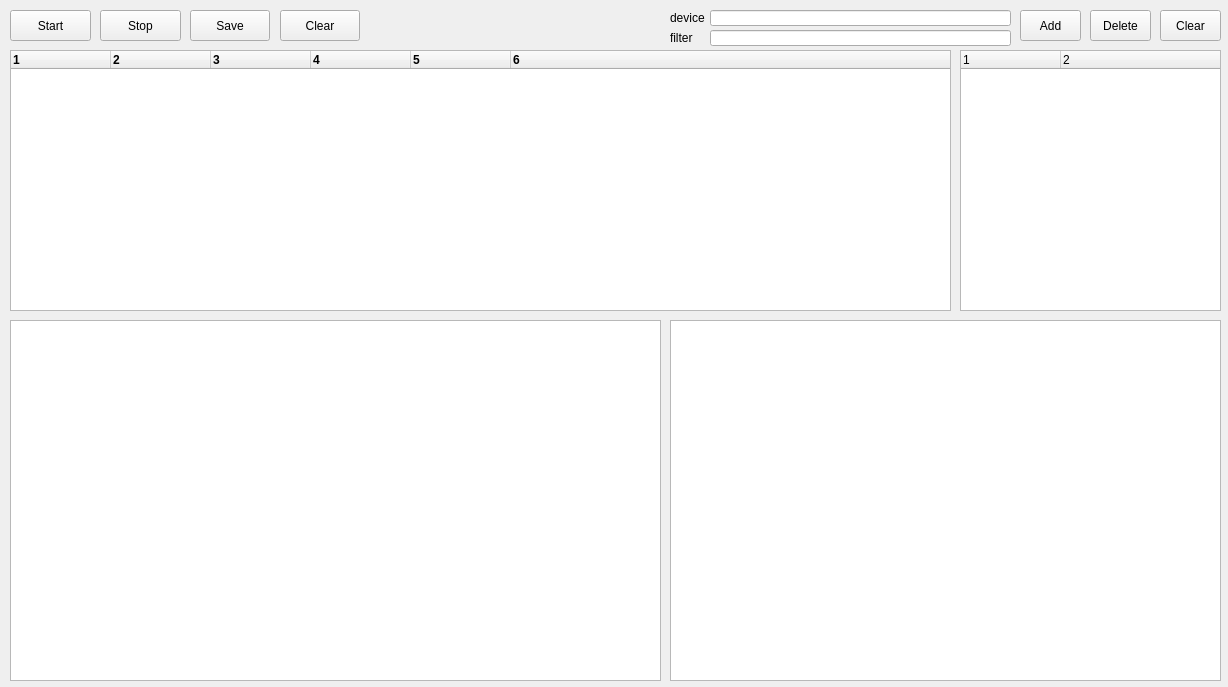
<?xml version="1.0" encoding="UTF-8"?>
<ui version="4.0">
 <class>MainWindow</class>
 <widget class="QMainWindow" name="MainWindow">
  <property name="geometry">
   <rect>
    <x>0</x>
    <y>0</y>
    <width>1228</width>
    <height>687</height>
   </rect>
  </property>
  <property name="windowTitle">
   <string>ChinaticShark</string>
  </property>
  <property name="windowOpacity">
   <double>1.000000000000000</double>
  </property>
  <property name="tabShape">
   <enum>QTabWidget::Triangular</enum>
  </property>
  <widget class="QWidget" name="centralWidget">
   <widget class="QTextBrowser" name="hexView">
    <property name="geometry">
     <rect>
      <x>670</x>
      <y>320</y>
      <width>551</width>
      <height>361</height>
     </rect>
    </property>
    <property name="font">
     <font>
      <weight>75</weight>
      <bold>true</bold>
     </font>
    </property>
    <property name="autoFillBackground">
     <bool>false</bool>
    </property>
   </widget>
   <widget class="QTreeWidget" name="packetList">
    <property name="geometry">
     <rect>
      <x>10</x>
      <y>50</y>
      <width>941</width>
      <height>261</height>
     </rect>
    </property>
    <property name="font">
     <font>
      <weight>75</weight>
      <bold>true</bold>
     </font>
    </property>
    <property name="columnCount">
     <number>6</number>
    </property>
    <column>
     <property name="text">
      <string notr="true">1</string>
     </property>
    </column>
    <column>
     <property name="text">
      <string notr="true">2</string>
     </property>
    </column>
    <column>
     <property name="text">
      <string notr="true">3</string>
     </property>
    </column>
    <column>
     <property name="text">
      <string notr="true">4</string>
     </property>
    </column>
    <column>
     <property name="text">
      <string notr="true">5</string>
     </property>
    </column>
    <column>
     <property name="text">
      <string notr="true">6</string>
     </property>
    </column>
   </widget>
   <widget class="QTreeView" name="headerView">
    <property name="geometry">
     <rect>
      <x>10</x>
      <y>320</y>
      <width>651</width>
      <height>361</height>
     </rect>
    </property>
    <property name="font">
     <font>
      <weight>75</weight>
      <bold>true</bold>
     </font>
    </property>
    <attribute name="headerVisible">
     <bool>false</bool>
    </attribute>
   </widget>
   <widget class="QPushButton" name="startButton">
    <property name="geometry">
     <rect>
      <x>10</x>
      <y>10</y>
      <width>81</width>
      <height>31</height>
     </rect>
    </property>
    <property name="text">
     <string>Start</string>
    </property>
   </widget>
   <widget class="QPushButton" name="stopButton">
    <property name="geometry">
     <rect>
      <x>100</x>
      <y>10</y>
      <width>81</width>
      <height>31</height>
     </rect>
    </property>
    <property name="text">
     <string>Stop</string>
    </property>
   </widget>
   <widget class="QLineEdit" name="devEdit">
    <property name="geometry">
     <rect>
      <x>710</x>
      <y>10</y>
      <width>301</width>
      <height>16</height>
     </rect>
    </property>
   </widget>
   <widget class="QLineEdit" name="filterEdit">
    <property name="geometry">
     <rect>
      <x>710</x>
      <y>30</y>
      <width>301</width>
      <height>16</height>
     </rect>
    </property>
   </widget>
   <widget class="QLabel" name="label">
    <property name="geometry">
     <rect>
      <x>670</x>
      <y>10</y>
      <width>41</width>
      <height>16</height>
     </rect>
    </property>
    <property name="text">
     <string>device</string>
    </property>
   </widget>
   <widget class="QLabel" name="label_2">
    <property name="geometry">
     <rect>
      <x>670</x>
      <y>30</y>
      <width>31</width>
      <height>16</height>
     </rect>
    </property>
    <property name="text">
     <string>filter</string>
    </property>
   </widget>
   <widget class="QPushButton" name="addButton">
    <property name="geometry">
     <rect>
      <x>1020</x>
      <y>10</y>
      <width>61</width>
      <height>31</height>
     </rect>
    </property>
    <property name="text">
     <string>Add</string>
    </property>
   </widget>
   <widget class="QPushButton" name="ClearButton">
    <property name="geometry">
     <rect>
      <x>1160</x>
      <y>10</y>
      <width>61</width>
      <height>31</height>
     </rect>
    </property>
    <property name="text">
     <string>Clear</string>
    </property>
   </widget>
   <widget class="QTreeWidget" name="threadList">
    <property name="geometry">
     <rect>
      <x>960</x>
      <y>50</y>
      <width>261</width>
      <height>261</height>
     </rect>
    </property>
    <property name="columnCount">
     <number>2</number>
    </property>
    <column>
     <property name="text">
      <string notr="true">1</string>
     </property>
    </column>
    <column>
     <property name="text">
      <string notr="true">2</string>
     </property>
    </column>
   </widget>
   <widget class="QPushButton" name="deleteButton">
    <property name="geometry">
     <rect>
      <x>1090</x>
      <y>10</y>
      <width>61</width>
      <height>31</height>
     </rect>
    </property>
    <property name="text">
     <string>Delete</string>
    </property>
   </widget>
   <widget class="QPushButton" name="saveButton">
    <property name="geometry">
     <rect>
      <x>190</x>
      <y>10</y>
      <width>80</width>
      <height>31</height>
     </rect>
    </property>
    <property name="text">
     <string>Save</string>
    </property>
   </widget>
   <widget class="QPushButton" name="packetClearButton">
    <property name="geometry">
     <rect>
      <x>280</x>
      <y>10</y>
      <width>80</width>
      <height>31</height>
     </rect>
    </property>
    <property name="text">
     <string>Clear</string>
    </property>
   </widget>
  </widget>
 </widget>
 <layoutdefault spacing="6" margin="11"/>
 <resources/>
 <connections/>
</ui>
